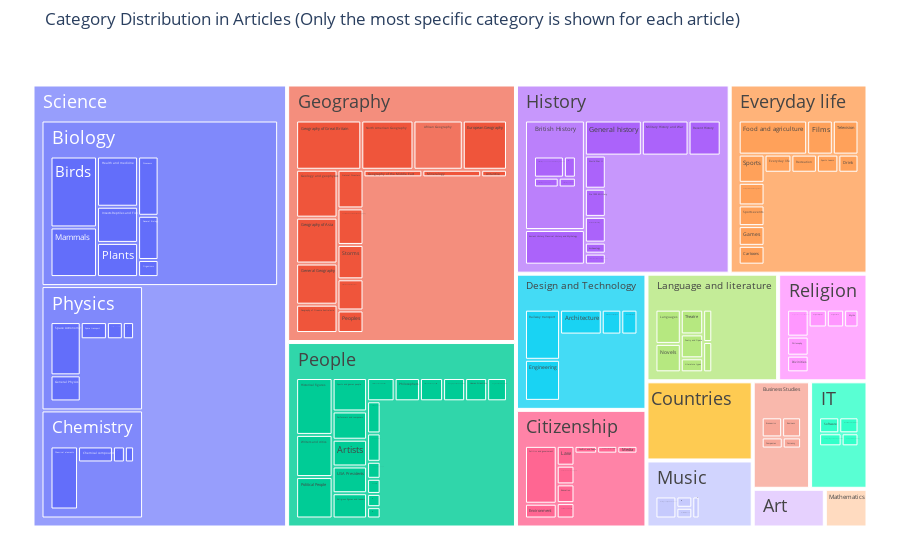

The code cell stored with this chart in its notebook:
### Code cell
# Step 1: Count the number of articles in each category
category_counts = df_categories.groupby('level_1')['article'].nunique().reset_index()
category_counts.columns = ['level_1', 'count']

# Step 2: Merge category counts back to df_categories
df_categories_with_counts = df_categories.merge(category_counts, on='level_1')

# Step 3: Sort by 'count' to ensure the most specific (lowest count) category is first, then drop duplicates
df_categories_filtered = df_categories_with_counts.sort_values('count').drop_duplicates('article', keep='first')

# Step 4: Drop the 'count' column if no longer needed
df_categories_filtered = df_categories_filtered.drop(columns=['count']).reset_index(drop=True)

# Display the modified DataFrame with only the most specific category per article
df_categories_filtered

labels_filtered, parents_filtered, values_filtered, ids_filtered = create_treemap_data(df_categories_filtered)
print(labels,"\n",parents,"\n",values,"\n", ids)

# Plotting the treemap
fig = go.Figure(go.Treemap(
    labels=labels_filtered,
    parents=parents_filtered,
    values=values_filtered,
    ids=ids_filtered,
    textfont=dict(size=18),  # Increase font size; will automatically fit smaller labels
))

fig.update_layout(margin=dict(t=50, l=25, r=25, b=25), title="Category Distribution in Articles (Only the most specific category is shown for each article)")
fig.show()

### Figure 1 — Plotly figure (JSON) as saved in the notebook; plotly's stock layout.template omitted (floating-point values rounded to 4 significant figures; data arrays with more than 128 entries replaced by an {"elided": "..."} marker saying what was removed)
{"data": [{"ids": {"elided": "141 str values"}, "labels": {"elided": "141 str values"}, "parents": {"elided": "141 str values"}, "textfont": {"size": 18}, "type": "treemap", "values": {"elided": "141 int values"}}], "layout": {"margin": {"b": 25, "l": 25, "r": 25, "t": 50}, "title": {"text": "Category Distribution in Articles (Only the most specific category is shown for each article)"}}}
